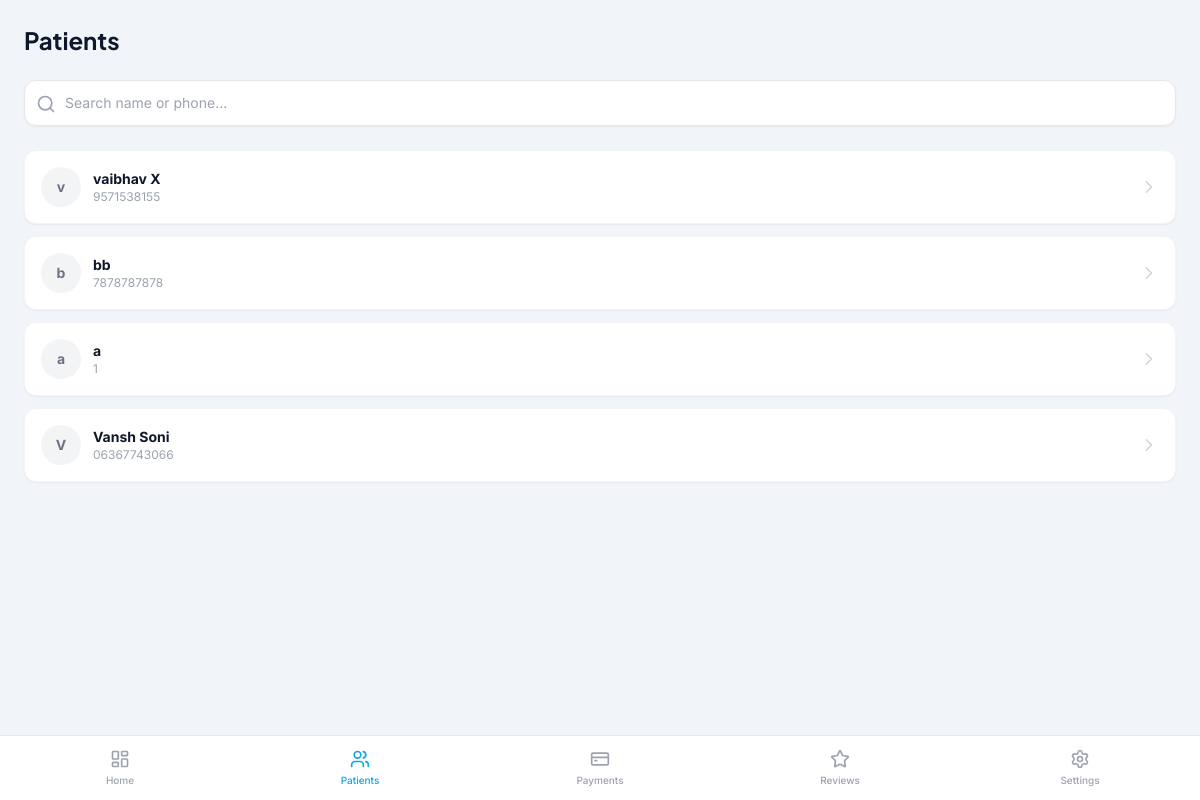
Screenshot of /custom-admin/patients/ (signed in) with the database file from the repository.
### accounts/models.py (models this page shows, shortened)
class Patient(models.Model):
    GENDER_CHOICES = [
        ('M', 'Male'),
        ('F', 'Female'),
        ('O', 'Other'),
    ]
    user = models.OneToOneField(User, on_delete=models.CASCADE)
    full_name = models.CharField(max_length=120)
    email = models.EmailField()
    phone = models.CharField(max_length=20, unique=True)
    dob = models.DateField(null=True, blank=True)
    gender = models.CharField(max_length=1, choices=GENDER_CHOICES)
    country = models.CharField(max_length=50)
    address = models.TextField(null=True, blank=True)
    created_at = models.DateTimeField(auto_now_add=True)

### adminpanel/views.py (the view)
# urls.py: path('patients/', views.patients, name='patients'),
@login_required
def patients(request):
    query = request.GET.get('q')
    if query:
        patients = Patient.objects.filter(
            Q(full_name__icontains=query) |
            Q(phone__icontains=query)
        ).order_by('full_name')
    else:
        patients = Patient.objects.all().order_by('-created_at')[:20]
    context = {
        'patients': patients,
        'query': query,
        'active_tab': 'patients'
    }
    return render(request, 'adminpanel/patients.html', context)

### templates/adminpanel/patients.html
{% extends 'adminpanel/base_mobile.html' %} {% block content %}
<div class="p-6">
  <h1 class="text-2xl font-heading font-bold text-primary mb-6">Patients</h1>
  <form method="GET" class="mb-6 relative">
    <input
      type="text"
      name="q"
      value="{{ query|default:'' }}"
      placeholder="Search name or phone..."
      class="w-full pl-10 pr-4 py-3 bg-white rounded-xl border border-gray-200 focus:border-accent outline-none text-sm shadow-sm"
    />
    <i
      data-lucide="search"
      class="w-5 h-5 text-gray-400 absolute left-3 top-3.5"
    ></i>
  </form>
  <div class="space-y-3">
    {% for patient in patients %}
    <a
      href="{% url 'adminpanel:patient_detail' patient.id %}"
      class="block bg-white p-4 rounded-xl border border-gray-100 shadow-sm hover:border-accent transition-all group"
    >
      <div class="flex justify-between items-center">
        <div class="flex items-center gap-3">
          <div
            class="w-10 h-10 bg-gray-100 rounded-full flex items-center justify-center text-gray-500 font-bold text-sm group-hover:bg-accent group-hover:text-white transition-colors"
          >
            {{ patient.full_name|first }}
          </div>
          <div>
            <h3 class="font-bold text-primary text-sm">
              {{ patient.full_name }}
            </h3>
            <p class="text-xs text-gray-400">{{ patient.phone }}</p>
          </div>
        </div>
        <i
          data-lucide="chevron-right"
          class="w-5 h-5 text-gray-300 group-hover:text-accent"
        ></i>
      </div>
    </a>
    {% empty %}
    <div class="text-center py-8">
      <p class="text-gray-400 text-sm">No patients found.</p>
    </div>
    {% endfor %}
  </div>
</div>
{% endblock %}

### rows the page displays
Patient: full_name|first "v", full_name "vaibhav X", phone "9571538155"
Patient: full_name|first "b", full_name "bb", phone "7878787878"
Patient: full_name|first "a", full_name "a", phone "1"
Patient: full_name|first "V", full_name "Vansh Soni", phone "06367743066"
